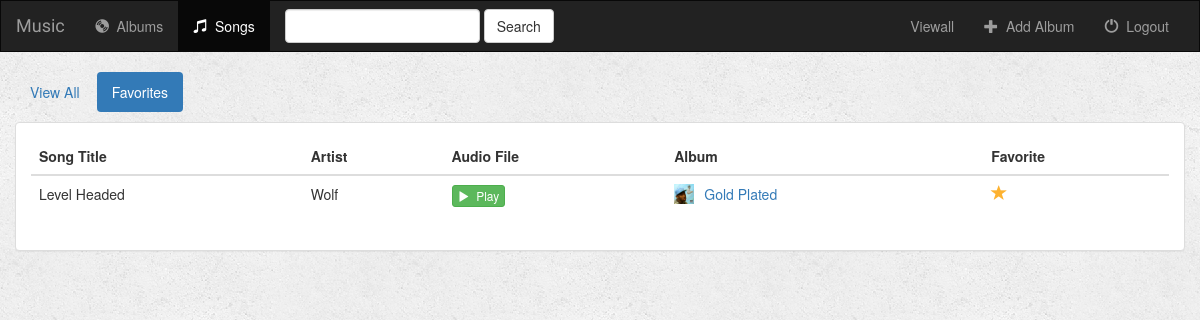
Page /songs/favorites/ (signed in) on the committed database.
### music/models.py (models this page shows, shortened)
class Song(models.Model):
    album = models.ForeignKey(Album, on_delete=models.CASCADE)
    song_title = models.CharField(max_length=250)
    audio_file = models.FileField(default='')
    is_favorite = models.BooleanField(default=False)

class Album(models.Model):
    user = models.ForeignKey(User, default=1)
    artist = models.CharField(max_length=250)
    album_title = models.CharField(max_length=500)
    genre = models.CharField(max_length=100)
    album_logo = models.FileField()
    is_favorite = models.BooleanField(default=False)

### music/views.py (the view)
# urls.py: url(r'^songs/(?P<filter_by>[a-zA_Z]+)/$', views.songs, name='songs'),
def songs(request, filter_by):
    if not request.user.is_authenticated():
        return render(request, 'music/login.html')
    else:
        try:
            song_ids = []
            for album in Album.objects.filter(user=request.user):
                for song in album.song_set.all():
                    song_ids.append(song.pk)
            users_songs = Song.objects.filter(pk__in=song_ids)
            if filter_by == 'favorites':
                users_songs = users_songs.filter(is_favorite=True)
        except Album.DoesNotExist:
            users_songs = []
        return render(request, 'music/songs.html', {
            'song_list': users_songs,
            'filter_by': filter_by,
        })

### music/templates/music/songs.html (shortened to what this page needs)
{% extends 'music/base.html' %}
{% block songs_active %}active{% endblock %}
{% block body %}
<div class="container-fluid songs-container">
    <div class="row">
        <div class="col-sm-12">
            <ul class="nav nav-pills" style="margin-bottom: 10px;">
                <li role="presentation" {% if filter_by == 'all' %}class="active"{% endif %}><a href="{% url 'music:songs' 'all' %}">View All</a></li>
                <li role="presentation" {% if filter_by == 'favorites' %}class="active"{% endif %}><a href="{% url 'music:songs' 'favorites' %}">Favorites</a></li>
            </ul>
        </div>
    </div>
    <div class="row">
        <div class="col-sm-12">
            <div class="panel panel-default">
                <div class="panel-body">
                    <table class="table">
                        <thead>
                            <tr>
                                <th>Song Title</th>
                                <th>Artist</th>
                                <th>Audio File</th>
                                <th>Album</th>
                                <th>Favorite</th>
                            </tr>
                        </thead>
                        <tbody>
                            {% for song in song_list %}
                                <tr>
                                    <td>{{ song.song_title }}</td>
                                    <td>{{ song.album.artist }}</td>
                                    <td>
                                        <a target="_blank" href="{{ song.audio_file.url }}">
                                            <button type="button" class="btn btn-success btn-xs">
                                                <span class="glyphicon glyphicon-play"></span>&nbsp; Play
                                            </button>
                                        </a>
                                    </td>
                                    <td>
                                        <a href="{% url 'music:detail' song.album.id %}">
                                            <img src="{{ song.album.album_logo.url }}" class="img-responsive" style="width: 20px; float: left; margin-right: 10px;" />
                                        </a>
                                        <a href="{% url 'music:detail' song.album.id %}">{{ song.album.album_title }}</a>
                                    </td>
                                    <td>
                                        <a href="{% url 'music:favorite' song.id %}" class="btn-favorite"><span class="glyphicon glyphicon-star {% if song.is_favorite %}active{% endif %}"></span></a>
                                    </td>
                                </tr>
                            {% endfor %}
                        </tbody>
                    </table>
                </div>
            </div>
        </div>
    </div>
</div>
{% endblock %}

### music/static/music/style.css (style rules this page uses)
body { background: white url("images/background.png"); }
.glyphicon-star { color: #CCCCCC; font-size: 16px; }
.glyphicon-star.active { color: #FDB230; }

### rows in the picture
Song: song_title "Level Headed", album.artist "Wolf", album.album_logo (picture), album.album_title "Gold Plated", is_favorite True (drawn)
